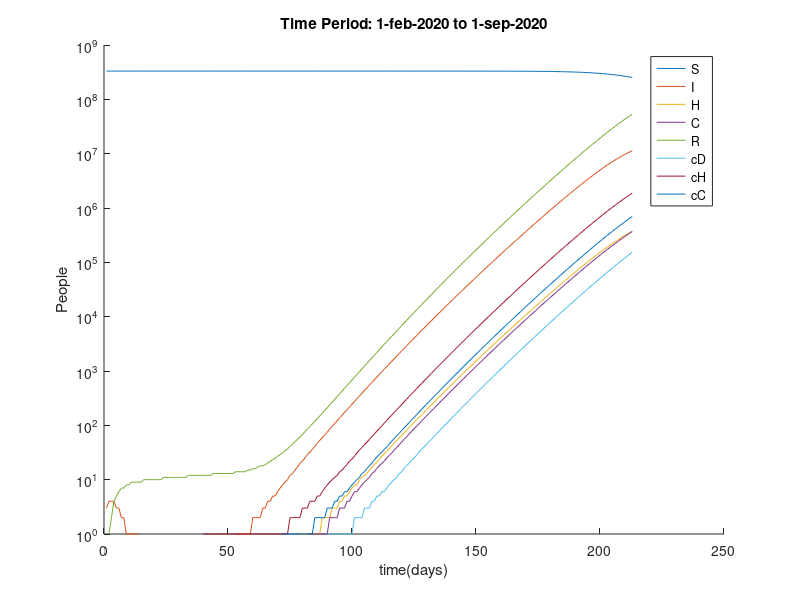

This chart was generated by the following MATLAB code:

%% Get simulation results
load('TestSimulationNeherModelAMIGO_V3_NoOver.mat','simCov19')

%% Get cumulative results and save

[a,b] = size(simCov19.sim.states{1});

cumResCov19 = zeros(a,b/9);
r = 1:11:b;
for i=1:11 % States    
    for j=1:9 % Agge groups
        cumResCov19(:,i) = cumResCov19(:,i) + simCov19.sim.states{1}(:,r(j));
    end
    r = r+1;
end

% %% Cumulative deaths
% CD = zeros(size(cumResCov19(:,9)));
% for i=1:length(cumResCov19(:,9))
%     CD(i,1) = sum(cumResCov19(1:i,9));
% end
% 
% %% Cummulative recovered
% CR = zeros(size(cumResCov19(:,8)));
% for i=1:length(cumResCov19(:,8))
%     CR(i,1) = sum(cumResCov19(1:i,8));
% end


%% Plot results

figure
hold on
for i=1:11
    if i~=2 && i~=3 && i~=4
        plot(simCov19.sim.tsim{1}+1, round(cumResCov19(:,i)))
    end
end
% plot(simCov19.sim.tsim{1}+1, CD)
legend('S','I','H','C','R','cD','cH','cC')
set(gca, 'YScale', 'log')
ylabel('People')
xlabel('time(days)')
title('Time Period: 1-feb-2020 to 1-sep-2020')






























